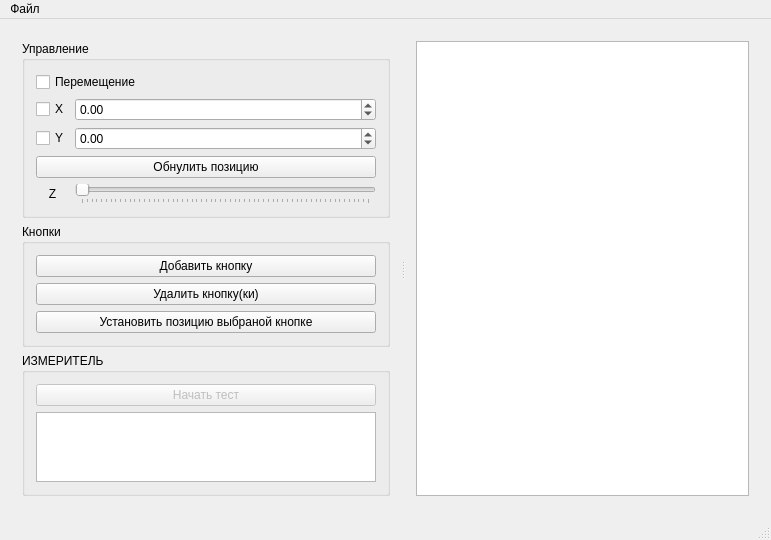
<?xml version="1.0" encoding="UTF-8"?>
<ui version="4.0">
 <class>MainWindow</class>
 <widget class="QMainWindow" name="MainWindow">
  <property name="geometry">
   <rect>
    <x>0</x>
    <y>0</y>
    <width>771</width>
    <height>484</height>
   </rect>
  </property>
  <property name="windowTitle">
   <string/>
  </property>
  <widget class="QWidget" name="centralWidget">
   <layout class="QVBoxLayout" name="verticalLayout">
    <item>
     <widget class="QSplitter" name="splitter">
      <property name="orientation">
       <enum>Qt::Horizontal</enum>
      </property>
      <widget class="QWidget" name="layoutWidget">
       <layout class="QVBoxLayout" name="verticalLayout_4">
        <item>
         <widget class="QGroupBox" name="grbxRule">
          <property name="title">
           <string>Управление</string>
          </property>
          <layout class="QGridLayout" name="gridLayout_3">
           <item row="2" column="0">
            <widget class="QCheckBox" name="chbxY">
             <property name="sizePolicy">
              <sizepolicy hsizetype="Fixed" vsizetype="Fixed">
               <horstretch>0</horstretch>
               <verstretch>0</verstretch>
              </sizepolicy>
             </property>
             <property name="text">
              <string>Y</string>
             </property>
            </widget>
           </item>
           <item row="1" column="1">
            <widget class="QDoubleSpinBox" name="dsbxX">
             <property name="minimum">
              <double>-1000.000000000000000</double>
             </property>
             <property name="maximum">
              <double>1000.000000000000000</double>
             </property>
             <property name="singleStep">
              <double>0.500000000000000</double>
             </property>
            </widget>
           </item>
           <item row="2" column="1">
            <widget class="QDoubleSpinBox" name="dsbxY">
             <property name="minimum">
              <double>-1000.000000000000000</double>
             </property>
             <property name="maximum">
              <double>1000.000000000000000</double>
             </property>
             <property name="singleStep">
              <double>0.500000000000000</double>
             </property>
            </widget>
           </item>
           <item row="1" column="0">
            <widget class="QCheckBox" name="chbxX">
             <property name="sizePolicy">
              <sizepolicy hsizetype="Fixed" vsizetype="Fixed">
               <horstretch>0</horstretch>
               <verstretch>0</verstretch>
              </sizepolicy>
             </property>
             <property name="text">
              <string>X</string>
             </property>
            </widget>
           </item>
           <item row="0" column="0" colspan="2">
            <widget class="QCheckBox" name="chbxMove">
             <property name="text">
              <string>Перемещение</string>
             </property>
            </widget>
           </item>
           <item row="3" column="0" colspan="2">
            <widget class="QPushButton" name="pbZero">
             <property name="text">
              <string>Обнулить позицию</string>
             </property>
            </widget>
           </item>
           <item row="4" column="1">
            <widget class="QSlider" name="hslPress">
             <property name="maximum">
              <number>300</number>
             </property>
             <property name="pageStep">
              <number>5</number>
             </property>
             <property name="orientation">
              <enum>Qt::Horizontal</enum>
             </property>
             <property name="tickPosition">
              <enum>QSlider::TicksBelow</enum>
             </property>
            </widget>
           </item>
           <item row="4" column="0">
            <widget class="QLabel" name="label">
             <property name="toolTip">
              <string>Давление</string>
             </property>
             <property name="text">
              <string>Z</string>
             </property>
             <property name="alignment">
              <set>Qt::AlignCenter</set>
             </property>
            </widget>
           </item>
          </layout>
         </widget>
        </item>
        <item>
         <widget class="QGroupBox" name="grbxButtons">
          <property name="title">
           <string>Кнопки</string>
          </property>
          <layout class="QVBoxLayout" name="verticalLayout_3">
           <item>
            <widget class="QPushButton" name="pbAdd">
             <property name="text">
              <string>Добавить кнопку</string>
             </property>
            </widget>
           </item>
           <item>
            <widget class="QPushButton" name="pbSub">
             <property name="text">
              <string>Удалить кнопку(ки)</string>
             </property>
            </widget>
           </item>
           <item>
            <widget class="QPushButton" name="pbSetPos">
             <property name="text">
              <string>Установить позицию выбраной кнопке</string>
             </property>
            </widget>
           </item>
          </layout>
         </widget>
        </item>
        <item>
         <widget class="QGroupBox" name="groupBox_2">
          <property name="sizePolicy">
           <sizepolicy hsizetype="Preferred" vsizetype="Expanding">
            <horstretch>0</horstretch>
            <verstretch>0</verstretch>
           </sizepolicy>
          </property>
          <property name="title">
           <string>ИЗМЕРИТЕЛЬ</string>
          </property>
          <layout class="QVBoxLayout" name="verticalLayout_2">
           <item>
            <widget class="QPushButton" name="pbTest">
             <property name="enabled">
              <bool>false</bool>
             </property>
             <property name="text">
              <string>Начать тест</string>
             </property>
             <property name="checkable">
              <bool>true</bool>
             </property>
            </widget>
           </item>
           <item>
            <widget class="QTableView" name="tableViewTester"/>
           </item>
          </layout>
         </widget>
        </item>
       </layout>
      </widget>
      <widget class="QWidget" name="gridLayoutWidget">
       <layout class="QGridLayout" name="gridLayout_2">
        <item row="3" column="0">
         <widget class="QTableView" name="tableViewButtons">
          <property name="selectionBehavior">
           <enum>QAbstractItemView::SelectRows</enum>
          </property>
         </widget>
        </item>
       </layout>
      </widget>
     </widget>
    </item>
   </layout>
  </widget>
  <widget class="QMenuBar" name="menuBar">
   <property name="geometry">
    <rect>
     <x>0</x>
     <y>0</y>
     <width>771</width>
     <height>21</height>
    </rect>
   </property>
   <widget class="QMenu" name="menu">
    <property name="title">
     <string>Файл</string>
    </property>
    <addaction name="separator"/>
   </widget>
   <addaction name="menu"/>
  </widget>
  <widget class="QStatusBar" name="statusBar_"/>
 </widget>
 <layoutdefault spacing="6" margin="11"/>
 <resources/>
 <connections/>
</ui>
